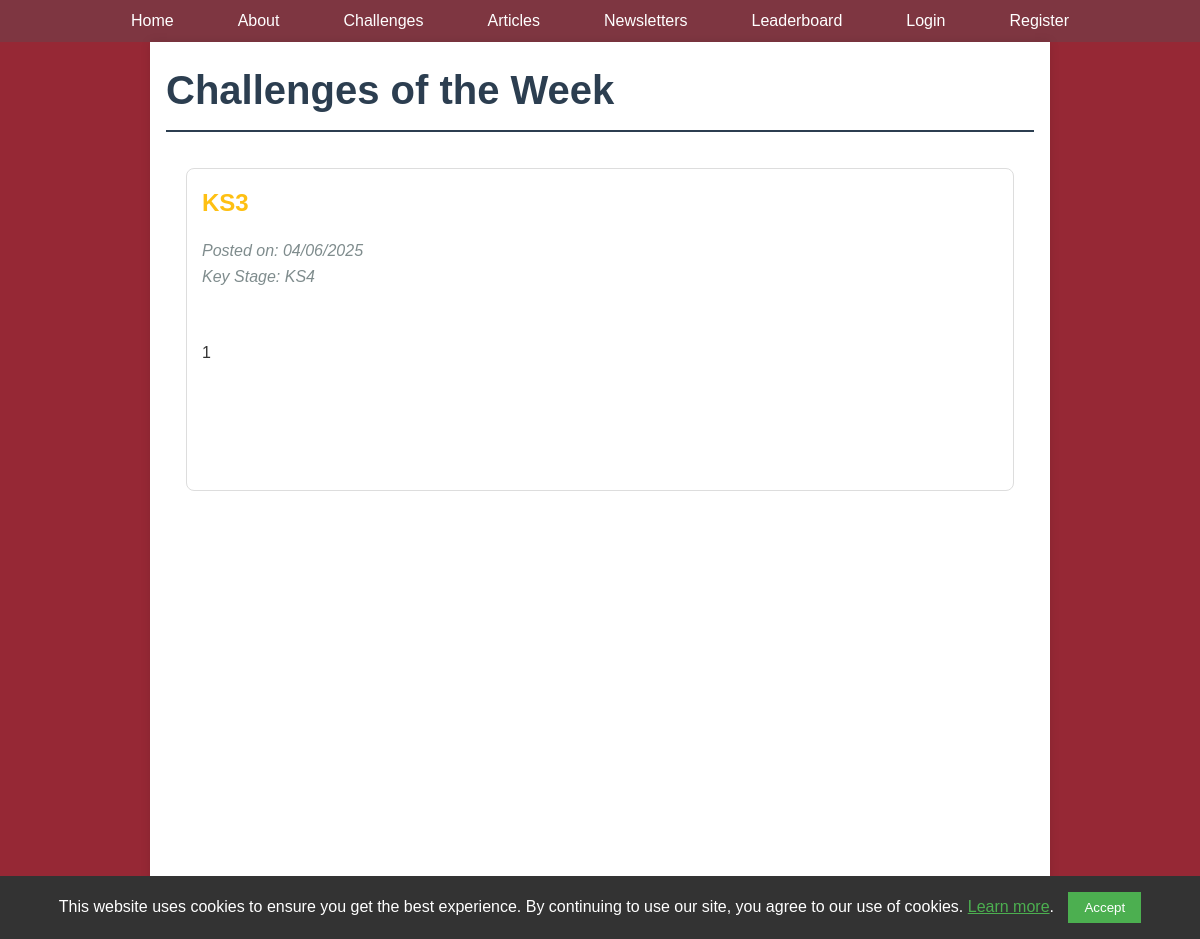
Before: /challenges with the older database file.
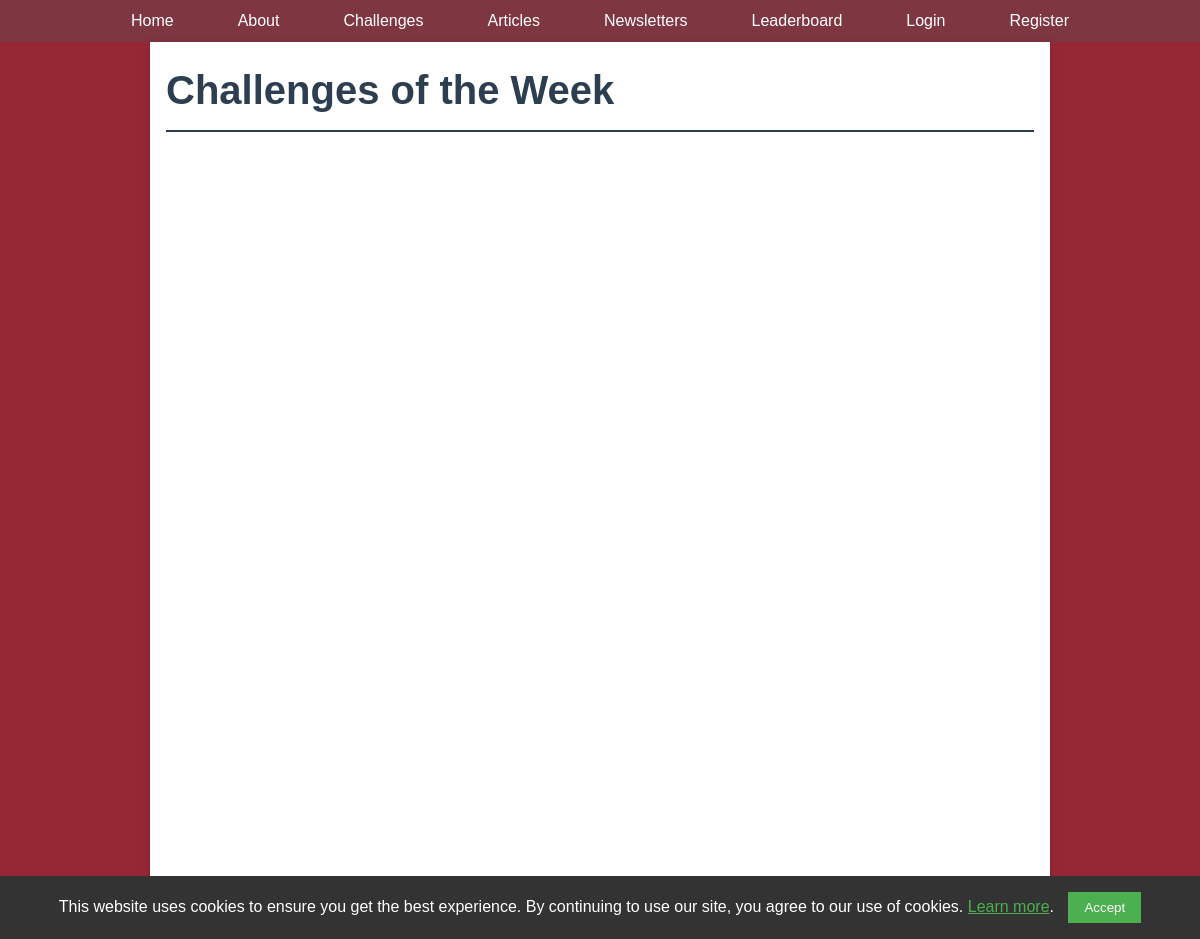
After: the same page with the newer database file.
### app/models.py (models this page shows, shortened)
class Challenge(db.Model):
    __tablename__ = "challenge"
    id = db.Column(db.Integer, primary_key=True, autoincrement=True)
    title = db.Column(db.String(100), nullable=False, index=True)
    content = db.Column(db.Text, nullable=False)
    date_posted = db.Column(db.DateTime, nullable=False, default=datetime.utcnow, index=True)
    file_url = db.Column(db.String(100))
    key_stage = db.Column(db.String(3), nullable=False, index=True)
    first_correct_submission = db.Column(db.DateTime)
    answer_boxes = db.relationship(
        "ChallengeAnswerBox",
        back_populates="challenge",
        lazy="dynamic",
        cascade="all, save-update",
        order_by="ChallengeAnswerBox.order"
    )
    submissions = db.relationship(
        "AnswerSubmission",
        back_populates="challenge",
        lazy="dynamic"
    )

### app/main/routes.py (the view)
@bp.route("/challenges")
def challenges():
    page = request.args.get("page", 1, type=int)
    try:
        challenges_pagination = Challenge.query.order_by(
            Challenge.date_posted.desc()
        ).paginate(page=page, per_page=6, error_out=False)
        return render_template("main/challenges.html", challenges=challenges_pagination)
    except SQLAlchemyError as e:
        current_app.logger.error(f"Error loading challenges: {str(e)}")
        flash("Unable to load challenges at this time.", "error")
        return redirect(url_for("main.home"))

### app/templates/main/challenges.html (shortened to what this page needs)
{% extends "base.html" %}
{% block content %}
    <link rel="stylesheet" href="https://cdnjs.cloudflare.com/ajax/libs/mathquill/0.10.1/mathquill.min.css">
    <h1>Challenges of the Week</h1>
    <div class="challenge-grid">
        {% for challenge in challenges.items %}
            <article class="challenge-card">
                <h2><a href="{{ url_for('main.challenge', challenge_id=challenge.id) }}">{{ challenge.title }}</a></h2>
                <p class="meta">Posted on: {{ challenge.date_posted.strftime('%d/%m/%Y') }}</p>
                <p class="meta">Key Stage: {{ challenge.key_stage.upper() }}</p>
                <div class="challenge-content">
                    {{challenge.content | safe | truncate(200)}}
                </div>
            </article>
        {% endfor %}
    </div>
{% endblock %}

### app/templates/base.html (shortened to what this page needs)
<!DOCTYPE html>
<html lang="en">
    <head>
        <link rel="stylesheet" href="{{ url_for('static', filename='css/main.css') }}">
        <link rel="stylesheet" href="https://cdnjs.cloudflare.com/ajax/libs/mathquill/0.10.1/mathquill.min.css">
</head>
<body>
    <header>
        <nav>
            <ul class="nav-menu">
                <li><a href="{{ url_for('main.home') }}">Home</a></li>
                <li><a href="{{ url_for('main.about') }}">About</a></li>
                <li><a href="{{ url_for('main.challenges') }}">Challenges</a></li>
                <li><a href="{{ url_for('main.articles') }}">Articles</a></li>
                <li><a href="{{ url_for('main.newsletters') }}">Newsletters</a></li>
                <li><a href="{{ url_for('main.leaderboard') }}">Leaderboard</a></li>
                {% if current_user.is_anonymous %}
                    <li><a href="{{ url_for('auth.login') }}">Login</a></li>
                    <li><a href="{{ url_for('auth.register') }}">Register</a></li>
                {% else %}
                    {% if current_user.is_admin %}
                        <li><a href="{{ url_for('admin.admin_index') }}">Admin</a></li>
                    {% endif %}
                    <li><a href="{{ url_for('profile.profile') }}">Profile - {{current_user.full_name }}</a></li>
                    <li><a href="{{ url_for('auth.logout') }}">Logout</a></li>
                {% endif %}
            </ul>
        </nav>
    </header>
    <main>
        {% block content %}{% endblock %}
    </main>
    <footer>
        <p>&copy; 2025 UCGS Mathematics Society</p>
    </footer>
<div id="cookie-consent-banner" class="cookie-banner">
    <p>
        This website uses cookies to ensure you get the best experience. By continuing to use our site, you agree to our use of cookies.
        <a href="{{ url_for('main.privacy_policy') }}">Learn more</a>.
    </p>
    <button id="accept-cookies" class="cookie-button">Accept</button>
</div>
</body>
</html>

### app/static/css/main.css (style rules this page uses)
* { margin: 0; padding: 0; box-sizing: border-box; }
body { font-family: Arial, sans-serif; line-height: 1.6; color: #333; background-color: #962835; min-height: 100vh; display: flex; flex-direction: column; }
header { padding: 0; }
main, footer { padding: 1rem; }
main { width: 75%; margin: 0 auto; background-color: #fff; box-shadow: 0 0 10px rgba(0, 0, 0, 0.1); min-height: calc(120vh - 120px); }
h1, h2, h3 { margin-bottom: 1rem; color: #2c3e50; }
h1 { font-size: 2.5rem; border-bottom: 2px solid #2c3e50; padding-bottom: 0.5rem; }
nav { width: 100%; margin: 0; padding: 0; }
nav ul { list-style-type: none; display: flex; justify-content: center; align-items: center; background-color: #7e3641; padding: 0.5rem; margin: 0; width: 100%; box-sizing: border-box; }
nav ul li { margin: 0 1rem; }
nav ul li a { color: #fff; text-decoration: none; padding: 0.5rem 1rem; border-radius: 4px; transition: background-color 0.3s; }
a { color: rgb(254, 192, 19); text-decoration: none; }
footer { text-align: center; padding: 1rem; background-color: #333; color: #fff; margin-top: auto; }
.challenge-grid { display: grid; grid-template-columns: repeat(auto-fit, minmax(280px, 1fr)); gap: 20px; padding: 20px; }
.cookie-banner { position: fixed; bottom: 0; left: 0; width: 100%; background-color: #333; color: #fff; padding: 1rem; display: none; z-index: 1000; text-align: center; }
.cookie-banner p { margin: 0; display: inline; }
.cookie-banner a { color: #4CAF50; text-decoration: underline; }
.cookie-button { background-color: #4CAF50; color: white; border: none; padding: 0.5rem 1rem; margin-left: 10px; cursor: pointer; }

Changed rows visible on the page:
removed Challenge: title "KS3", date_posted "04/06/2025", key_stage "KS4", content "1"
